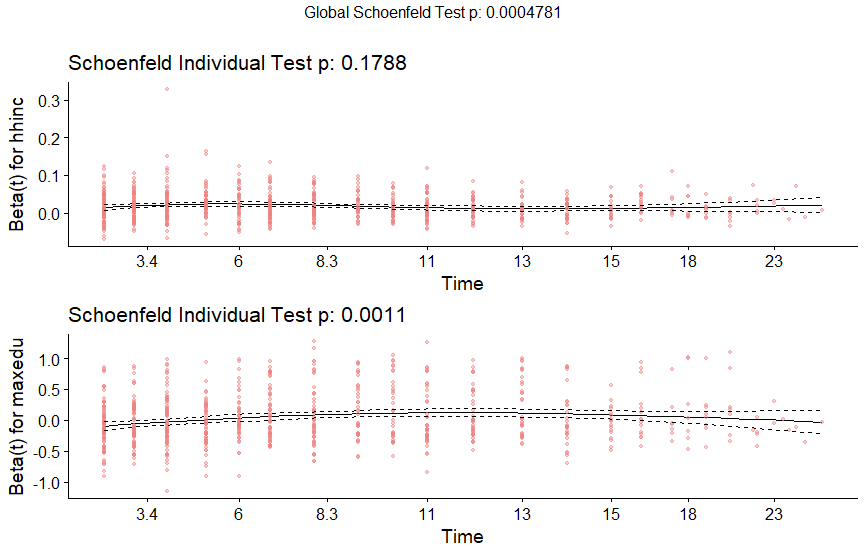

Reproduce this figure in R.

rm(list = ls())

# set working directory setwd('C:/...') setwd('~/...') # linux/mac os
# setwd('/Users/...') # windows

# load packages
libraries = c("survival", "rms", "survminer", "stargazer", "reporttools", "dplyr", 
  "readr", "flexsurv", "ggfortify", "ggplot2")
lapply(libraries, function(x) if (!(x %in% installed.packages())) {
  install.packages(x)
})
lapply(libraries, library, quietly = TRUE, character.only = TRUE)


load("datfinal.RDA")


###############################################################################
########### Cox Proportional Hazards Regression################################

# survival package to estimate models, survminer package for plots and
# diagnostics

# define survival object
coxsurv = Surv(dat$time, dat$event, type = "right")

# define formula
coxform = as.formula("coxsurv ~ hhinc + rural + maxedu + region + migback + 
  married + ever_div")

# estimate Cox regression
cox.ph = coxph(coxform, data = dat)
summary(cox.ph)

# Cox PH model table
stargazer(cox.ph)
displayCoxPH(cox.ph, p = "", dig.coef = 3, dig.p = 2)

# table in overleaf is constructed from both outputs


# Forest plot of results
dat = within(dat, {
  rural = factor(rural, labels = c("urban", "rural"))
  region = factor(region, labels = c("west", "east"))
  migback = factor(migback, labels = c("No", "Yes"))
  married = factor(married, labels = c("No", "Yes"))
  ever_div = factor(ever_div, labels = c("No", "Yes"))
})
cox.ph = coxph(coxform, data = dat)


###############################################################################
########### Cox Model Diagnostics##############################################
###############################################################################


# Schoenfeld test
coxtest = cox.zph(cox.ph, transform = "km")
coxtest
stargazer(coxtest$table, out = "schoenfeld.tex")

# Schoenfeld graphical test of cox ph assumption

# scaled Schoenfeld plots for two selected variables
ggcoxzph(coxtest, resid = T, point.col = "lightcoral", point.alpha = 0.4, 
         var = c("hhinc", "maxedu"))

# scaled Schoenfeld plots for all variables
ggcoxzph(coxtest, point.alpha = 0.4, point.col = "lightcoral")
